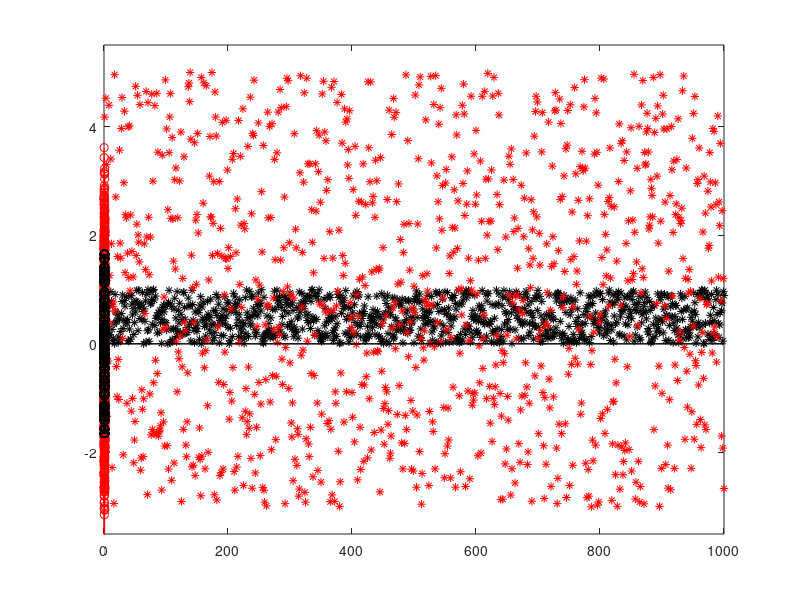
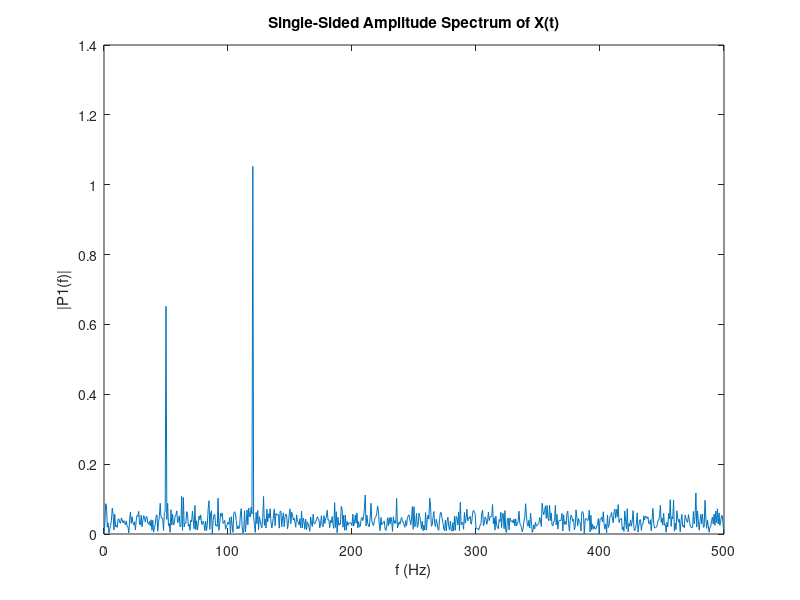

Write MATLAB code to recreate these figures, in order. (Note: this script raises an error after producing the figures.)
%% Example -1

plot(rand(1000,1),'*k'), ylim([-0.5 1.5]);

randab = @(n,a,b) a + (b - a)*rand(n,1);

hold on,
plot(randab(1000,-3,5),'*r'), ylim([-3.5 5.5]);

%% Example 0

Fs = 1000;            % Sampling frequency                    
T = 1/Fs;             % Sampling period       
L = 1500;             % Length of signal
t = (0:L-1)*T;        % Time vector

S = 0.7*sin(2*pi*50*t) + sin(2*pi*120*t);

% X = S + 2*randn(size(t)); % awgn ?
X = awgn(S,0.01,'measured');

stem(t,X,'r'), hold on,
stem(t,S,'k'),

figure,

Y = fft(X);

P2 = abs(Y/L);
P1 = P2(1:L/2+1);
P1(2:end-1) = 2*P1(2:end-1);

f = Fs*(0:(L/2))/L;
plot(f,P1) 
title('Single-Sided Amplitude Spectrum of X(t)')
xlabel('f (Hz)')
ylabel('|P1(f)|')

%% Example 1 - Calculating and plotting a DTFT

% multiple signals a^n * u[n] a<1

%format compact;
a       = 0.88 * exp(2i*pi/5);
nn      = 0:40;
xn      = a.^nn;

%plot3(nn,real(xn),imag(xn))


% Obtain the DTFT
[X,W]   = DTFT(xn,2^7);

% Get components
W_normalised    = W/2/pi;
X_magnitude     = abs(X);
X_phase         = 180/pi*angle(X);

% Plotting process
hf          = figure('Color','w');
hf.Name     = 'Example 1 - Calculating and plotting a DTFT';
hf.Color    = 'White';
hf.Units    = 'Normalized';
hf.Position = [0.3 0.2 0.43 0.6];

% First plot
subplot(211), h1 = plot(W_normalised, X_magnitude,'k','LineWidth',2);
title('Magnitude response','Interpreter','LaTeX');
ylabel('$$| H (\omega) |$$','Interpreter','LaTeX','FontSize',18);
xlabel('Normalised frequency, $$ \omega/{2\pi} $$','Interpreter','LaTeX','FontSize',18);
h1.Parent.TickLabelInterpreter = 'LaTeX';
h1.Parent.FontSize  = 18;
h1.Parent.LineWidth = 1.5;

subplot(212), h2 = plot(W_normalised, X_phase,'k','LineWidth',2);
title('Phase response','Interpreter','LaTeX');
ylabel('$$\phi_{H} (\omega)$$ [deg]','Interpreter','LaTeX','FontSize',18);
xlabel('Normalised frequency, $$ \omega/{2\pi} $$','Interpreter','LaTeX','FontSize',18);
h2.Parent.TickLabelInterpreter = 'LaTeX';
h2.Parent.FontSize  = 18;
h2.Parent.LineWidth = 1.5;

%% Example 2 - Calculating and plotting a DTFT

t       = linspace(0,40,200); % s ?
T       = diff(t(1:2));
L       = numel(t);
nn      = 0 : L - 1;
xn      = 0.89 * sin(2*pi*T*nn/4) + 0.32 * cos(2*pi*T*nn/3);

% Obtain the DTFT
[X,W]   = DTFT(xn, 2^9, true);

%% Example 3 - Calculating and plotting a DTFT (Dirichlet kernel)

nn      = 0:50;
xn      = (nn <= 25);

% Obtain the DTFT
[X,W]   = DTFT(xn, 2^9, true);

%% HW: write a asinc(w,L) function and compare its results
 % modify DTFT to shiftDTFT(x,n0,N) to find the DFT of x[n-n0]
 % what does freqz do?
%% Example 4 - Flipping the frequency axis

a       = 0.88 * exp(2i*pi/5);
nn      = 0:40;
xn      = a.^nn;

% Obtain the DTFT
[X,W]   = DTFT(xn, 2^9);

% check
[Xflipped, Wflipped] = flipDTFT(X, W);

% plot
hf = figure('Color','w');
hf.Units    = 'Normalized';
hf.Position = [0.3 0.2 0.43 0.6];

h1 = plot(W,abs(X),'k','LineWidth',2); hold on,
h2 = plot(Wflipped,abs(Xflipped),'--r','LineWidth',2);

ylabel('$$| H (\omega) |$$','Interpreter','LaTeX','FontSize',18);
xlabel('Normalised frequency, $$ \omega/{2\pi} $$','Interpreter','LaTeX','FontSize',18);

h1.Parent.TickLabelInterpreter = 'LaTeX';
h1.Parent.FontSize  = 18;
h1.Parent.LineWidth = 1.5;
legend([h1,h2],{'DTFT','flipped DTFT'},'Interpreter','LaTeX','FontSize',18)

%% Example 5 - Flipping the frequency axis

nn      = -20 : 20; % s ?
L       = 10;
xn      = (L - nn).*(nn >= 0 & nn <= L) + (L + nn).*(nn < 0 & nn > -L);

% Obtain the DTFT
[X,W]   = DTFT(xn, 2^9);

% check
[Xflipped, Wflipped] = flipDTFT(X, W);

% plot
hf = figure('Color','w');
hf.Units    = 'Normalized';
hf.Position = [0.3 0.2 0.43 0.6];

h1 = plot(W,abs(X),'k','LineWidth',2); hold on,
h2 = plot(Wflipped,abs(Xflipped),'--r','LineWidth',2);

ylabel('$$| H (\omega) |$$','Interpreter','LaTeX','FontSize',18);
xlabel('Normalised frequency, $$ \omega/{2\pi} $$','Interpreter','LaTeX','FontSize',18);

h1.Parent.TickLabelInterpreter = 'LaTeX';
h1.Parent.FontSize  = 18;
h1.Parent.LineWidth = 1.5;
legend([h1,h2],{'DTFT','flipped DTFT'},'Interpreter','LaTeX','FontSize',18)

%% Example 5 - Convergence
clear all;

% Infinitely long exponential
N   = 500;
nn  = 0 : N - 1;
a   = 0.977;

% Create the signal functional
xnt = a.^(nn);                  % true
xnw = @(L) a.^(nn).*(nn < L);   % windowed

% True DTFT
[Xt,Wt]   = DTFT(xnt,2^9);

% Plot with different values of L
hf = figure('Color','w');
hf.Name     = 'Signals';
hf.Units    = 'Normalized';
hf.Position = [0.3 0.1 0.43 0.8];

L = 32; xn(1,:)  = xnw(L); 
subplot(221), h1 = plot(nn,xn(1,:),'k','LineWidth',2); 
hold on, plot(nn,xnt,'r--','LineWidth',2); 
line([L L],[0 1],'Color','r','LineWidth',2);
ylabel('$$x[n]$$','Interpreter','LaTeX','FontSize',18);
xlabel('$$ n $$','Interpreter','LaTeX','FontSize',18);
title(['$$ L $$=',num2str(L)],'Interpreter','LaTeX','FontSize',18);
h1.Parent.TickLabelInterpreter = 'LaTeX';
h1.Parent.FontSize  = 18;
h1.Parent.LineWidth = 1.5;

L = 64; xn(2,:)  = xnw(L);
subplot(222), h1 = plot(nn,xn(2,:),'k','LineWidth',2);
hold on, plot(nn,xnt,'r--','LineWidth',2); 
line([L L],[0 1],'Color','r','LineWidth',2);
ylabel('$$x[n]$$','Interpreter','LaTeX','FontSize',18);
xlabel('$$ n $$','Interpreter','LaTeX','FontSize',18);
title(['$$ L $$=',num2str(L)],'Interpreter','LaTeX','FontSize',18);
h1.Parent.TickLabelInterpreter = 'LaTeX';
h1.Parent.FontSize  = 18;
h1.Parent.LineWidth = 1.5;

L = 128; xn(3,:)  = xnw(L);
subplot(223), h1 = plot(nn,xn(3,:),'k','LineWidth',2);
hold on, plot(nn,xnt,'r--','LineWidth',2); 
line([L L],[0 1],'Color','r','LineWidth',2);
ylabel('$$x[n]$$','Interpreter','LaTeX','FontSize',18);
xlabel('$$ n $$','Interpreter','LaTeX','FontSize',18);
title(['$$ L $$=',num2str(L)],'Interpreter','LaTeX','FontSize',18);
h1.Parent.TickLabelInterpreter = 'LaTeX';
h1.Parent.FontSize  = 18;
h1.Parent.LineWidth = 1.5;

L = 256; xn(4,:)  = xnw(L);
subplot(224), h1 = plot(nn,xn(4,:),'k','LineWidth',2);
hold on, plot(nn,xnt,'r--','LineWidth',2); 
line([L L],[0 1],'Color','r','LineWidth',2);
ylabel('$$x[n]$$','Interpreter','LaTeX','FontSize',18);
xlabel('$$ n $$','Interpreter','LaTeX','FontSize',18);
title(['$$ L $$=',num2str(L)],'Interpreter','LaTeX','FontSize',18);
h1.Parent.TickLabelInterpreter = 'LaTeX';
h1.Parent.FontSize  = 18;
h1.Parent.LineWidth = 1.5;

% DTFTs
hf = figure('Color','w');
hf.Name     = 'Signals';
hf.Units    = 'Normalized';
hf.Position = [0.3 0.1 0.43 0.8];

[X,W]   = DTFT(xn(1,:),2^9);
subplot(221), h1 = semilogy(W/2/pi,abs(X),'k','LineWidth',2);
hold on, h2 = semilogy(Wt/2/pi,abs(Xt),'r--','LineWidth',2);
ylabel('$$x[n]$$','Interpreter','LaTeX','FontSize',18);
xlabel('$$ n $$','Interpreter','LaTeX','FontSize',18);
title(['$$ L $$=',num2str(32)],'Interpreter','LaTeX','FontSize',18);
h1.Parent.TickLabelInterpreter = 'LaTeX';
h1.Parent.FontSize  = 18;
h1.Parent.LineWidth = 1.5;

[X,W]   = DTFT(xn(2,:),2^9);
subplot(222), h1 = semilogy(W/2/pi,abs(X),'k','LineWidth',2);
hold on, h2 = semilogy(Wt/2/pi,abs(Xt),'r--','LineWidth',2);
ylabel('$$x[n]$$','Interpreter','LaTeX','FontSize',18);
xlabel('$$ n $$','Interpreter','LaTeX','FontSize',18);
title(['$$ L $$=',num2str(64)],'Interpreter','LaTeX','FontSize',18);
h1.Parent.TickLabelInterpreter = 'LaTeX';
h1.Parent.FontSize  = 18;
h1.Parent.LineWidth = 1.5;

[X,W]   = DTFT(xn(3,:),2^9);
subplot(223), h1 = semilogy(W/2/pi,abs(X),'k','LineWidth',2);
hold on, h2 = semilogy(Wt/2/pi,abs(Xt),'r--','LineWidth',2);
ylabel('$$x[n]$$','Interpreter','LaTeX','FontSize',18);
xlabel('$$ n $$','Interpreter','LaTeX','FontSize',18);
title(['$$ L $$=',num2str(128)],'Interpreter','LaTeX','FontSize',18);
h1.Parent.TickLabelInterpreter = 'LaTeX';
h1.Parent.FontSize  = 18;
h1.Parent.LineWidth = 1.5;

[X,W]   = DTFT(xn(4,:),2^9);
subplot(224), h1 = semilogy(W/2/pi,abs(X),'k','LineWidth',2);
hold on, h2 = semilogy(Wt/2/pi,abs(Xt),'r--','LineWidth',2);
ylabel('$$x[n]$$','Interpreter','LaTeX','FontSize',18);
xlabel('$$ n $$','Interpreter','LaTeX','FontSize',18);
title(['$$ L $$=',num2str(256)],'Interpreter','LaTeX','FontSize',18);
h1.Parent.TickLabelInterpreter = 'LaTeX';
h1.Parent.FontSize  = 18;
h1.Parent.LineWidth = 1.5;
